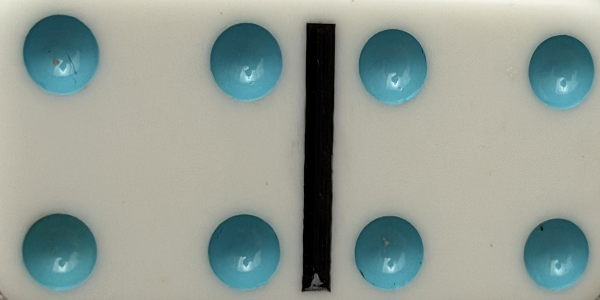
#> input picture experiment_OpenCVpip/manual_annotations/single_domino/crops/IMG_9540-domino-0.png, 600 x 300 px, given as the content of the folder images, which was not available
$ python annotate.py
#> lines starting #> are read from the running program, lines starting #| are printed output that depends on the picture; after the words box and inside, x2 and y2 are one past the last pixel; in counts of white or black regions, pixels touching at a corner belong together
#!/usr/bin/env python3
"""Small OpenCV GUI for four-corner domino-face annotation.

The tool is intentionally tailored to the ten single-domino images copied into
the standalone annotation folder.  It autosaves JSON after every accepted tile
and exports a perspective-rectified crop for visual verification.
"""

from __future__ import annotations

import argparse
import json
import os
from pathlib import Path
from typing import Any

import cv2
import numpy as np


WINDOW_NAME = "Domino Oracle-Crop Annotator"
CANVAS_WIDTH = 1440
CANVAS_HEIGHT = 860
IMAGE_PANEL = (20, 70, 920, 820)
PREVIEW_SIZE = (430, 215)
RECTIFIED_SIZE = (600, 300)
IMAGE_SUFFIXES = {".jpg", ".jpeg", ".png"}


# [25 lines left out: function order_quad, not called in this run]


def rotate_quad_180(ordered: np.ndarray) -> np.ndarray:
    """Keep TL/TR/BR/BL destination order while rotating its source by 180°."""
    return np.asarray(ordered, dtype=np.float32)[[2, 3, 0, 1]]


# [17 lines left out: function rectify, not called in this run]


def _atomic_write_json(path: Path, payload: dict[str, Any]) -> None:
    path.parent.mkdir(parents=True, exist_ok=True)
    temporary = path.with_suffix(path.suffix + ".tmp")
    temporary.write_text(json.dumps(payload, indent=2) + "\n", encoding="utf-8")
    os.replace(temporary, path)


class DominoAnnotator:
    def __init__(self, images_dir: Path, output_dir: Path) -> None:
        self.images_dir = images_dir
        self.output_dir = output_dir
        self.annotation_path = output_dir / "annotations.json"
        self.crops_dir = output_dir / "crops"
        self.images = sorted(
            path
            for path in images_dir.iterdir()
            if path.is_file() and path.suffix.lower() in IMAGE_SUFFIXES
        )
        if not self.images:
            raise ValueError(f"No JPG or PNG images found in {images_dir}")
        if self.annotation_path.exists():
            self.data = json.loads(self.annotation_path.read_text(encoding="utf-8"))
        else:
            self.data = {"version": 1, "images": {}}
        self.index = 0
        self.image_bgr: np.ndarray | None = None
        self.points: list[list[float]] = []
        self.ordered_quad: np.ndarray | None = None
        self.rotation_180 = False
        self.left_pips: int | None = None
        self.right_pips: int | None = None
        self.pip_entry_side = 0
        self.posture = "standing"
        self.message = "Click the four visible face corners. Order does not matter."
        self.image_scale = 1.0
        self.image_offset = (0, 0)
        self.display_size = (1, 1)
        self.finished = False
        self._load_current()

    @property
    def image_path(self) -> Path:
        return self.images[self.index]

    def _load_current(self) -> None:
        image = cv2.imread(str(self.image_path), cv2.IMREAD_COLOR)
#> image is the input picture: shape (300, 600, 3); mean B, G, R 149.5, 157.8, 147.8
        if image is None:
            raise ValueError(f"OpenCV could not read {self.image_path}")
        self.image_bgr = image
        self._reset_current()
        saved = self._saved_domino()
        if saved:
            self.message = "Already annotated. Press D to redo, ] for next, Q to quit."

    def _reset_current(self) -> None:
        self.points = []
        self.ordered_quad = None
        self.rotation_180 = False
        self.left_pips = None
        self.right_pips = None
        self.pip_entry_side = 0
        self.posture = "standing"
        self.message = "Click the four visible face corners. Order does not matter."

    def _saved_domino(self) -> dict[str, Any] | None:
        entry = self.data.get("images", {}).get(self.image_path.name, {})
        dominoes = entry.get("dominoes", [])
        return dominoes[0] if dominoes else None

    def _fit_image(self) -> np.ndarray:
        assert self.image_bgr is not None
        x0, y0, x1, y1 = IMAGE_PANEL
        available_w = x1 - x0
        available_h = y1 - y0
        height, width = self.image_bgr.shape[:2]
#> height = 300; width = 600
        self.image_scale = min(available_w / width, available_h / height)
#> self.image_scale = 1.5
        display_w = max(1, int(round(width * self.image_scale)))
#> display_w = 900
        display_h = max(1, int(round(height * self.image_scale)))
#> display_h = 450
        resized = cv2.resize(
            self.image_bgr,
            (display_w, display_h),
            interpolation=cv2.INTER_AREA,
        )
        offset_x = x0 + (available_w - display_w) // 2
#> offset_x = 20
        offset_y = y0 + (available_h - display_h) // 2
#> offset_y = 220
        self.image_offset = (offset_x, offset_y)
#> self.image_offset = (20, 220)
        self.display_size = (display_w, display_h)
#> self.display_size = (900, 450)
        return resized

    # [63 lines left out: functions _image_to_canvas, _canvas_to_image, _draw_polygon, not called in this run]

    def _preview(self) -> np.ndarray | None:
        if self.ordered_quad is None or self.image_bgr is None:
            return None
        quad = (
            rotate_quad_180(self.ordered_quad)
            if self.rotation_180
            else self.ordered_quad
        )
        preview = rectify(self.image_bgr, quad)
        cv2.line(
            preview,
            (preview.shape[1] // 2, 0),
            (preview.shape[1] // 2, preview.shape[0] - 1),
            (0, 220, 255),
            3,
            cv2.LINE_AA,
        )
        cv2.putText(preview, "LEFT", (18, 34), cv2.FONT_HERSHEY_SIMPLEX, 0.8, (0, 0, 0), 2)
        cv2.putText(
            preview,
            "RIGHT",
            (preview.shape[1] - 115, 34),
            cv2.FONT_HERSHEY_SIMPLEX,
            0.8,
            (0, 0, 0),
            2,
        )
        return preview

    def render(self) -> np.ndarray:
        canvas = np.full((CANVAS_HEIGHT, CANVAS_WIDTH, 3), 32, dtype=np.uint8)
        cv2.putText(
            canvas,
            f"Image {self.index + 1}/{len(self.images)}: {self.image_path.name}",
            (24, 38),
            cv2.FONT_HERSHEY_SIMPLEX,
            0.85,
            (245, 245, 245),
            2,
            cv2.LINE_AA,
        )
        resized = self._fit_image()
        ox, oy = self.image_offset
#> ox = 20; oy = 220
        display_w, display_h = self.display_size
#> display_w = 900; display_h = 450
        canvas[oy : oy + display_h, ox : ox + display_w] = resized
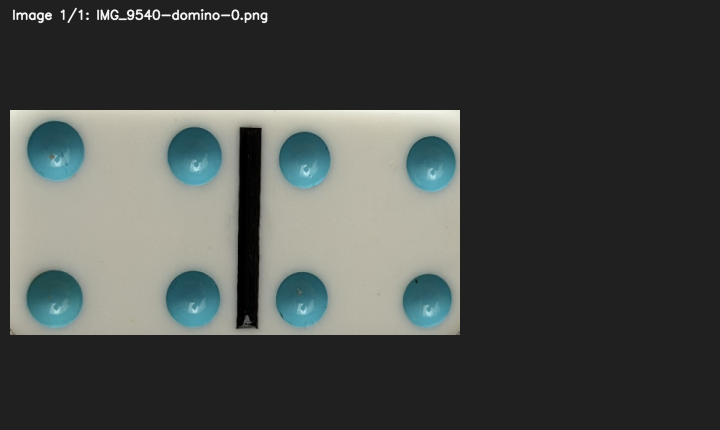
#> canvas: shape (860, 1440, 3) (shown at 1/2 size); mean B, G, R 71.1, 73.8, 70.6

        saved = self._saved_domino()
        if saved:
            pips = saved.get("pips", ["?", "?"])
            self._draw_polygon(
                canvas,
                saved["quad"],
                (60, 220, 80),
                f"SAVED {pips[0]}-{pips[1]} {saved.get('posture', '?')}",
            )
        if self.points:
            self._draw_polygon(canvas, self.points, (0, 220, 255), "CURRENT")

        panel_x = 955
        cv2.rectangle(canvas, (940, 55), (1425, 840), (70, 70, 70), 2)
#> canvas: shape (860, 1440, 3); 0.61% of pixels changed, all inside (x1, y1, x2, y2) = (939, 54, 1427, 842)
        cv2.putText(canvas, "RECTIFIED PREVIEW", (panel_x, 88), cv2.FONT_HERSHEY_SIMPLEX, 0.65, (230, 230, 230), 2)
        preview = self._preview()
        if preview is not None:
            preview_resized = cv2.resize(preview, PREVIEW_SIZE, interpolation=cv2.INTER_AREA)
            canvas[105 : 105 + PREVIEW_SIZE[1], panel_x : panel_x + PREVIEW_SIZE[0]] = preview_resized
        else:
            cv2.rectangle(
                canvas,
                (panel_x, 105),
                (panel_x + PREVIEW_SIZE[0], 105 + PREVIEW_SIZE[1]),
                (85, 85, 85),
                -1,
            )
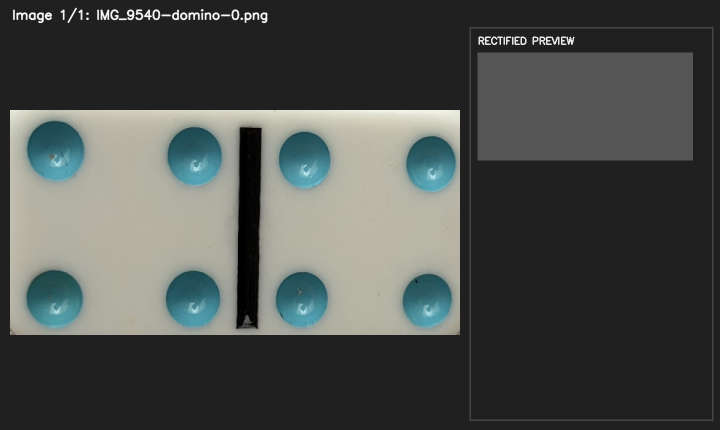
#> canvas: shape (860, 1440, 3) (shown at 1/2 size); mean B, G, R 75.6, 78.3, 75.1
            cv2.putText(canvas, "Appears after 4 clicks", (panel_x + 65, 215), cv2.FONT_HERSHEY_SIMPLEX, 0.6, (190, 190, 190), 1)
#> canvas: shape (860, 1440, 3); 0.03% of pixels changed, all inside (x1, y1, x2, y2) = (1021, 202, 1230, 220)

        left = "?" if self.left_pips is None else str(self.left_pips)
        right = "?" if self.right_pips is None else str(self.right_pips)
        info_lines = [
            f"Points: {len(self.points)}/4",
            f"Pips in preview: {left} - {right}",
            f"Posture: {self.posture}",
            "",
            "After 4 clicks:",
            "  type LEFT pip 0-6",
            "  then RIGHT pip 0-6",
            "",
            "S / F    standing / fallen",
            "R        rotate preview 180 deg",
            "Backspace undo last corner",
            "C        clear current selection",
            "Enter    save tile and next image",
            "D        redo saved annotation",
            "[ / ]    previous / next image",
            "Q        save and quit",
        ]
        y = 360
        for line in info_lines:
            cv2.putText(canvas, line, (panel_x, y), cv2.FONT_HERSHEY_SIMPLEX, 0.55, (225, 225, 225), 1, cv2.LINE_AA)
            y += 29
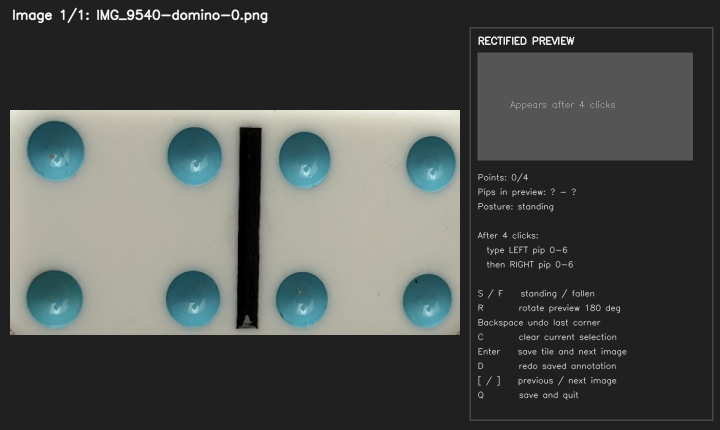
#> canvas: shape (860, 1440, 3) (shown at 1/2 size); mean B, G, R 76.7, 79.4, 76.2
#> after the loop, y = 824
        annotated = sum(
            bool(entry.get("dominoes"))
            for entry in self.data.get("images", {}).values()
        )
        cv2.putText(
            canvas,
            f"Progress: {annotated}/{len(self.images)} images saved",
            (panel_x, 805),
            cv2.FONT_HERSHEY_SIMPLEX,
            0.58,
            (80, 230, 110),
            2,
            cv2.LINE_AA,
        )
        message_color = (70, 230, 255) if not self.finished else (80, 255, 100)
        cv2.putText(canvas, self.message[:105], (24, 848), cv2.FONT_HERSHEY_SIMPLEX, 0.58, message_color, 2, cv2.LINE_AA)
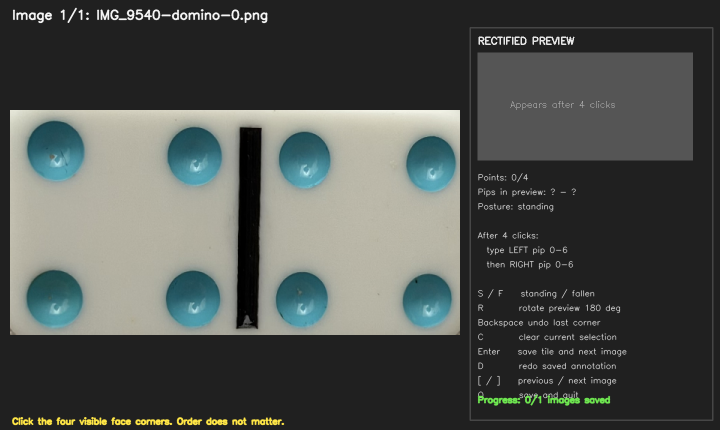
#> canvas: shape (860, 1440, 3) (shown at 1/2 size); mean B, G, R 76.9, 80.4, 77
        return canvas

    # [69 lines left out: functions on_mouse, _save_annotation, _delete_saved_annotation, not called in this run]

    def handle_key(self, key: int) -> bool:
        low = key & 0xFF
        if low in (ord("q"), ord("Q"), 27):
            _atomic_write_json(self.annotation_path, self.data)
            return False
        if low in (8, 127):
            if self.points and self.ordered_quad is None:
                self.points.pop()
                self.message = f"Undid corner. {len(self.points)}/4 remain."
            else:
                self.message = "Press C to clear a completed selection."
        elif low in (ord("c"), ord("C")):
            if not self._saved_domino():
                self._reset_current()
        elif low in (ord("d"), ord("D")):
            self._delete_saved_annotation()
        elif low in (ord("s"), ord("S")):
            self.posture = "standing"
        elif low in (ord("f"), ord("F")):
            self.posture = "fallen"
        elif low in (ord("r"), ord("R")) and self.ordered_quad is not None:
            self.rotation_180 = not self.rotation_180
            self.left_pips, self.right_pips = self.right_pips, self.left_pips
            self.message = "Preview rotated 180 degrees; left/right pip values swapped."
        elif ord("0") <= low <= ord("6") and self.ordered_quad is not None:
            value = low - ord("0")
            if self.pip_entry_side == 0:
                self.left_pips = value
                self.pip_entry_side = 1
                self.message = f"LEFT={value}. Now type RIGHT pip count (0-6)."
            else:
                self.right_pips = value
                self.pip_entry_side = 0
                self.message = f"Pips={self.left_pips}-{value}. Press Enter to save, or type again to edit LEFT."
        elif low in (10, 13):
            self._save_annotation()
        elif low == ord("["):
            if self.index > 0:
                self.index -= 1
                self._load_current()
        elif low == ord("]"):
            if self.index + 1 < len(self.images):
                self.index += 1
                self._load_current()
        return True

    def run(self) -> None:
        cv2.namedWindow(WINDOW_NAME, cv2.WINDOW_AUTOSIZE)
        cv2.setMouseCallback(WINDOW_NAME, self.on_mouse)
        running = True
        while running:
            cv2.imshow(WINDOW_NAME, self.render())
            key = cv2.waitKeyEx(30)
#> (key q is pressed here)
#> key = 113
            if key != -1:
                running = self.handle_key(key)
#> running = False
            try:
                if cv2.getWindowProperty(WINDOW_NAME, cv2.WND_PROP_VISIBLE) < 1:
                    break
            except cv2.error:
                break
        _atomic_write_json(self.annotation_path, self.data)
        cv2.destroyAllWindows()


# [8 lines left out: function self_test, not called in this run]


def main() -> int:
    parser = argparse.ArgumentParser()
    parser.add_argument("--images-dir", type=Path, default=Path("images"))
    parser.add_argument("--output-dir", type=Path, default=Path("output"))
    parser.add_argument("--self-test", action="store_true")
    args = parser.parse_args()
    if args.self_test:
        self_test()
        return 0
    try:
        DominoAnnotator(args.images_dir, args.output_dir).run()
    except ValueError as exc:
        raise SystemExit(str(exc)) from exc
    return 0


if __name__ == "__main__":
    raise SystemExit(main())
#> (the program exits here)

$ run again, on experiment_OpenCVpip/manual_annotations/single_domino/crops/IMG_9544-domino-0.png
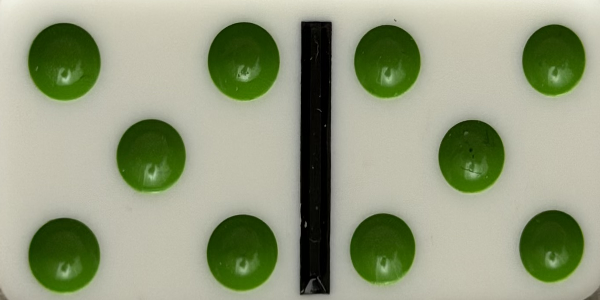
#> input picture experiment_OpenCVpip/manual_annotations/single_domino/crops/IMG_9544-domino-0.png, 600 x 300 px, given as the content of the folder images, which was not available
#> in _load_current, image is the input picture: shape (300, 600, 3); mean B, G, R 128, 156.8, 149.3
#> after the loop in render, `for line in info_lines:`:
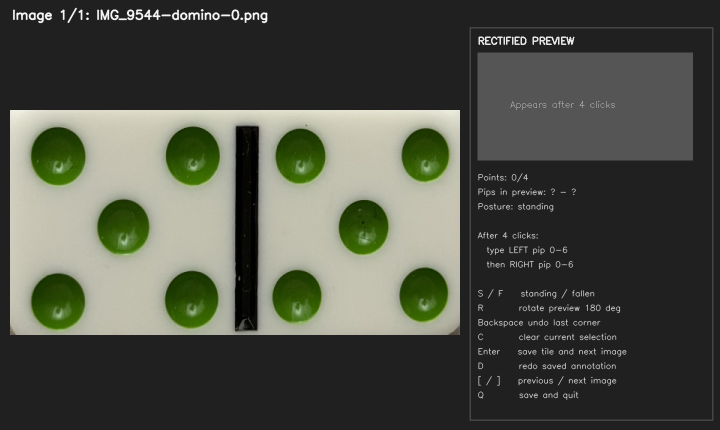
#> canvas: shape (860, 1440, 3) (shown at 1/2 size); mean B, G, R 69.7, 79.1, 76.6
#> after the loop in render, `for line in info_lines:`: y = 824
#> in render, `cv2.putText(canvas, self.message[:105], (24, 848), cv2.FONT_HERSHEY_SI..`:
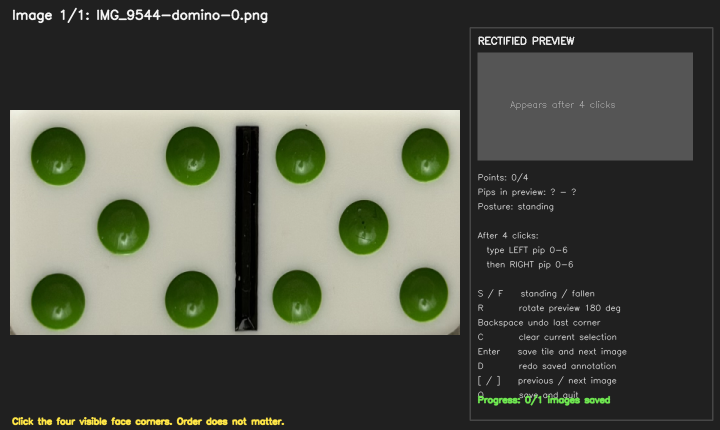
#> canvas: shape (860, 1440, 3) (shown at 1/2 size); mean B, G, R 69.9, 80.1, 77.5
#> key = 113
#> running = False

$ run again, on experiment_OpenCVpip/manual_annotations/single_domino/crops/IMG_9545-domino-0.png
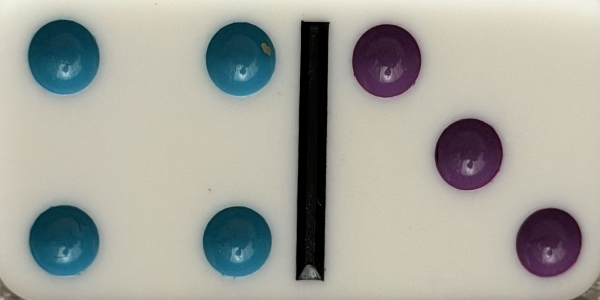
#> input picture experiment_OpenCVpip/manual_annotations/single_domino/crops/IMG_9545-domino-0.png, 600 x 300 px, given as the content of the folder images, which was not available
#> in _load_current, image is the input picture: shape (300, 600, 3); mean B, G, R 156.7, 164.8, 164.6
#> after the loop in render, `for line in info_lines:`:
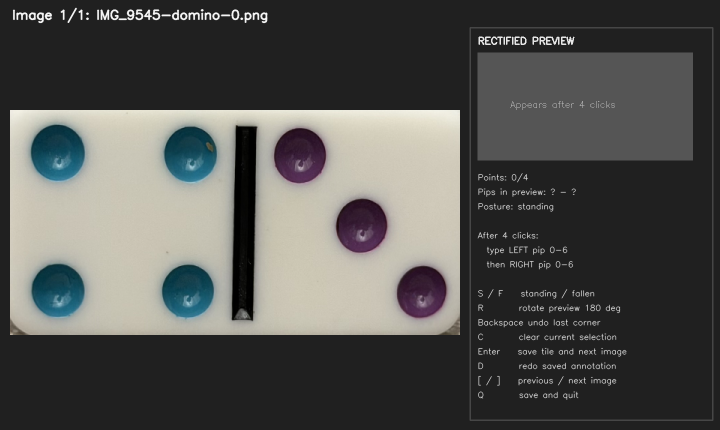
#> canvas: shape (860, 1440, 3) (shown at 1/2 size); mean B, G, R 79.1, 81.7, 81.6
#> after the loop in render, `for line in info_lines:`: y = 824
#> in render, `cv2.putText(canvas, self.message[:105], (24, 848), cv2.FONT_HERSHEY_SI..`:
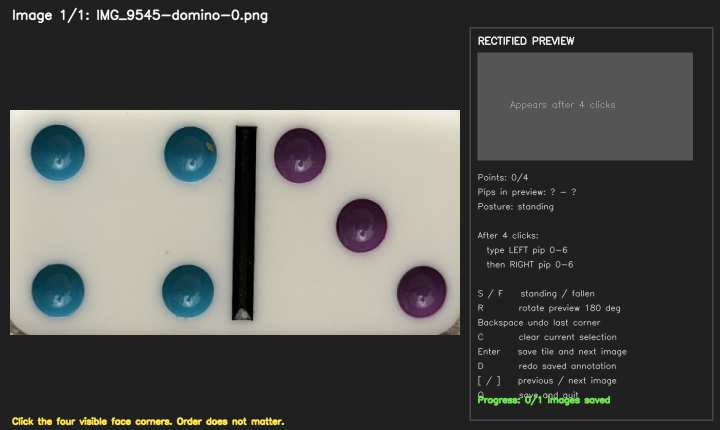
#> canvas: shape (860, 1440, 3) (shown at 1/2 size); mean B, G, R 79.3, 82.7, 82.5
#> key = 113
#> running = False

$ run again, on experiment_OpenCVpip/manual_annotations/single_domino/crops/IMG_9546-domino-0.png
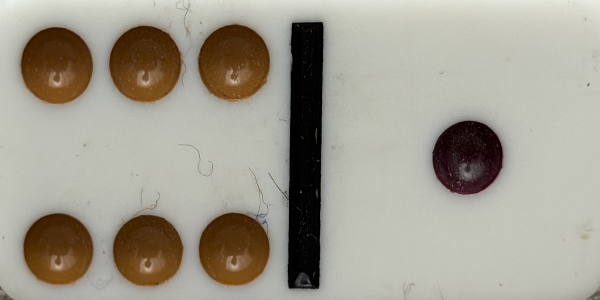
#> input picture experiment_OpenCVpip/manual_annotations/single_domino/crops/IMG_9546-domino-0.png, 600 x 300 px, given as the content of the folder images, which was not available
#> in _load_current, image is the input picture: shape (300, 600, 3); mean B, G, R 143.7, 156.4, 161
#> after the loop in render, `for line in info_lines:`:
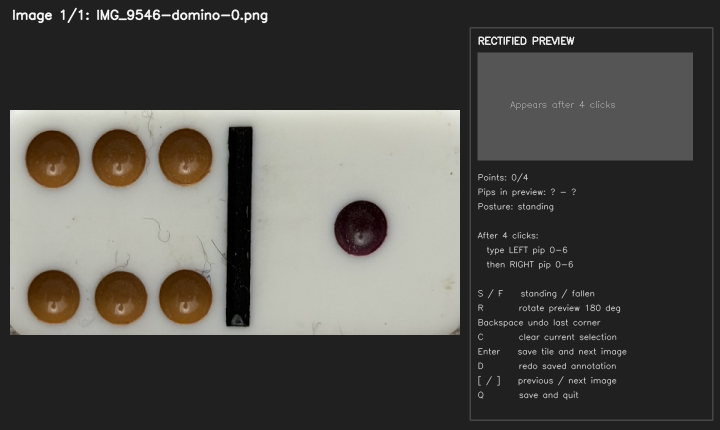
#> canvas: shape (860, 1440, 3) (shown at 1/2 size); mean B, G, R 74.8, 79, 80.5
#> after the loop in render, `for line in info_lines:`: y = 824
#> in render, `cv2.putText(canvas, self.message[:105], (24, 848), cv2.FONT_HERSHEY_SI..`:
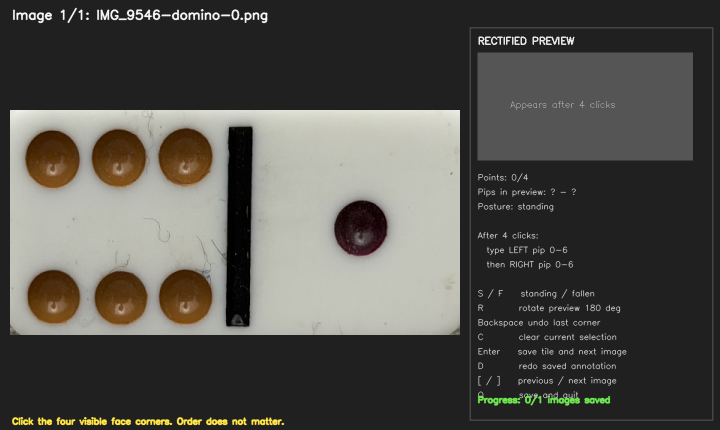
#> canvas: shape (860, 1440, 3) (shown at 1/2 size); mean B, G, R 75, 80, 81.3
#> key = 113
#> running = False
